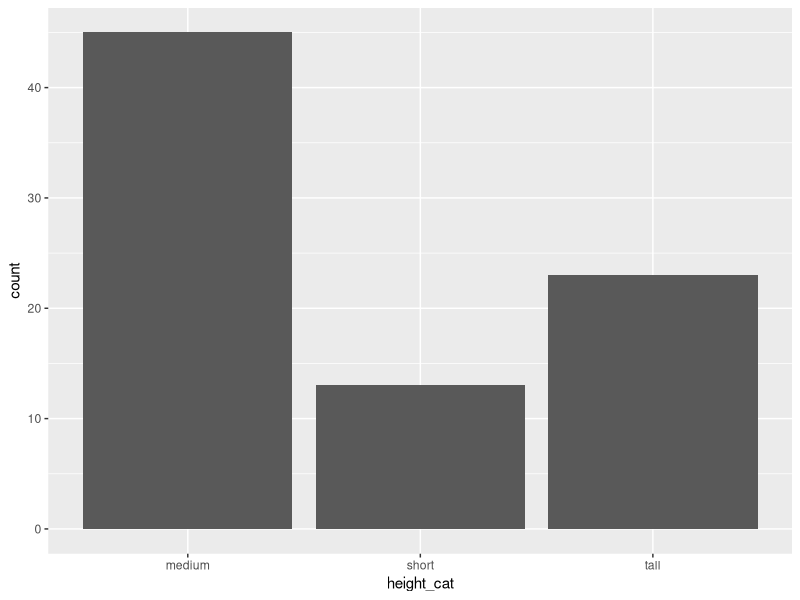
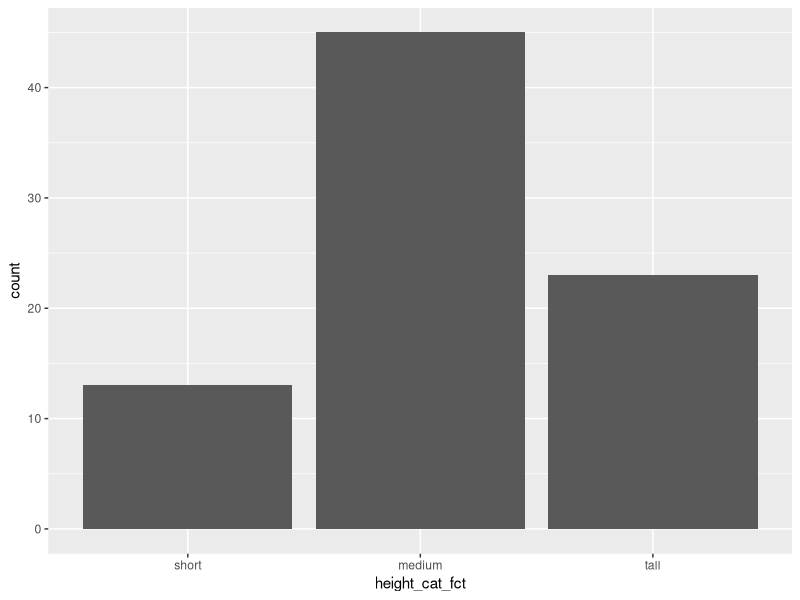

Source code (R) for these figures, in order:
## ---- chunk 1

library(dplyr)
library(skimr)
library(ggplot2)

## ---- chunk 2

glimpse(starwars)
starwars

## ---- chunk 3

starwars %>% 
  filter(species == "Human")

starwars %>% 
  filter(species == "Human",  homeworld == "Tatooine")

starwars %>% 
  filter(species == "Human" |  homeworld == "Tatooine")

starwars %>% 
  filter(skin_color == "light" & eye_color == "brown")

starwars %>% 
  filter(homeworld != "Naboo") 

## ---- chunk 4

starwars %>% 
  arrange(mass)

starwars %>% 
  arrange(desc(mass))

starwars %>% 
  arrange(height, mass)

## ---- chunk 5

starwars %>% 
  slice(1)

starwars %>% 
  slice(-1)

starwars %>% 
  slice(5:10)

starwars %>% 
  slice_sample(n = 10)

starwars %>%
  slice_max(height, n = 5)

starwars %>% 
  slice_min(mass, n = 3)

## ---- chunk 6

starwars %>% 
  select(name, hair_color, skin_color, eye_color)

starwars %>% 
  select(name, hair_color:eye_color)

starwars %>% 
  select(name, !(hair_color:eye_color))

starwars %>% 
  select(name, ends_with("color"))

## ---- chunk 7

starwars %>% 
  rename(home_world = homeworld) %>% 
  rename(full_name = name)

## ---- chunk 8

starwars %>% 
  relocate(species)

starwars %>% 
  relocate(species, .after = name)

starwars %>% 
  relocate(species, .before = mass)

starwars %>% 
  relocate(gender:species, .after = mass)

## ---- chunk 9

starwars %>% 
  mutate(height_m = height / 100) %>% 
  relocate(height_m, .after = height)

## ---- chunk 10

starwars_height_cat <- starwars %>% 
  mutate(height_cat = case_when(
    height >= 190 ~ "tall",
    height < 190 & height >= 160 ~ "medium",
    height < 160 ~ "short"
  )) %>% 
  relocate(height_cat, .after = height) %>% 
  # only write after showing plot with NAs
  # Introduce concept of removing NAs
  filter(!is.na(height))

# Plot data to highlight the order of bars?

ggplot(data = starwars_height_cat,
       mapping = aes(x = height_cat)) +
  geom_bar()

## ---- chunk 11
# What is with the order?

height_levels <- c("short", "medium", "tall")

starwars_height_cat_fct <- starwars_height_cat %>% 
  mutate(height_cat_fct = factor(height_cat, levels = height_levels)) %>% 
  relocate(height_cat_fct, .after = height_cat)

ggplot(data = starwars_height_cat_fct,
       mapping = aes(x = height_cat_fct)) +
  geom_bar()

## ---- chunk 12

# How does summarise work

starwars %>% 
  summarise()

starwars %>% 
  summarise(height = mean(height))

starwars %>% 
  summarise(height = mean(height, na.rm = TRUE))

starwars %>% 
  summarise(height = mean(height, na.rm = TRUE),
            count = n())

starwars %>% 
  filter(!is.na(height)) %>% 
  summarise(height = mean(height),
            count = n())

# Summarise works well with group_by (frequency tables)

starwars_height_cat %>% 
  group_by(height_cat) %>% 
  summarise(
    count = n()
  )

## Shortcut

starwars_height_cat %>% 
  count(height_cat)

## Factor order

starwars_height_cat_fct %>% 
  count(height_cat_fct)

## Table grouped by two variables

starwars_height_cat_fct %>% 
  #tidyr::drop_na(height_cat_fct, sex) %>% 
  count(height_cat_fct, sex)

starwars %>% 
  #filter(!is.na(sex)) %>% 
  tidyr::drop_na(sex, height) %>% 
  group_by(sex) %>% 
  summarise(count = n(),
            mean_height = mean(height),
            sd_height = sd(height),
            median_height = median(height))

# Working across several columns

starwars %>% 
  tidyr::drop_na(sex, height, mass, birth_year) %>% 
  group_by(sex) %>% 
  summarise(across(c(height, mass, birth_year), mean))

